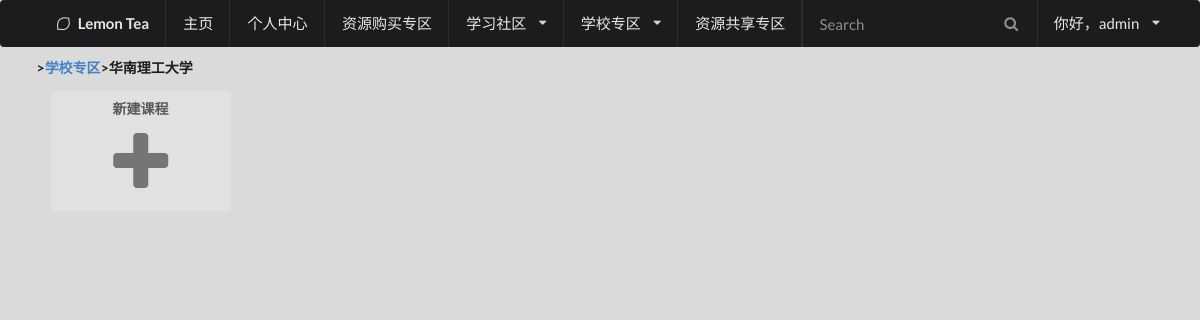
/college/2/ (signed in), run on an earlier commit of the app's database.
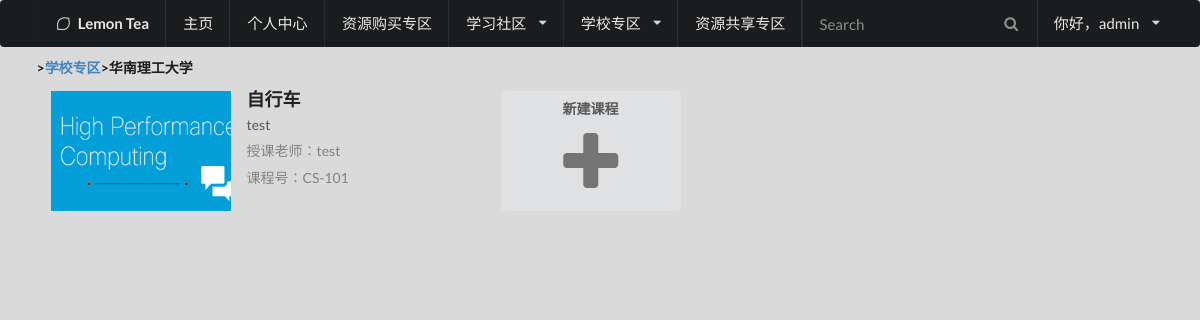
And on a later commit of the database.
### LemonApp/models.py (models this page shows, shortened)
class Course(models.Model):
    college_id = models.ForeignKey(College, on_delete=models.CASCADE)
    creator_id = models.ForeignKey(Account, on_delete=models.CASCADE)
    course_order = models.IntegerField("课程编号", null=True)
    course_identifier = models.CharField("课程号", max_length=50)
    title = models.CharField("课程名称", max_length=50)
    image = models.ImageField("课程图片", upload_to="CoursePhoto/", null=True, default="CoursePhoto/default.png")
    description = models.TextField("课程介绍")
    teacher = models.CharField("授课老师", max_length=50)
    class Meta:
        unique_together = ("id", "college_id", "creator_id")
        db_table = "Course"

### LemonApp/views.py (the view)
# urls.py: url(r'^college/[0-9]+/$', views.courses, name='courses'),
def courses(request):
	college_list = College.objects.all()
	error_type = tips(request)
	if error_type > 0:
		return render(request,'tips.html', locals())
	path = request.path
	URL_list = path.split('/')
	college_id = int(URL_list[2])
	college = College.objects.filter(id=college_id)[0]
	CourseList = Course.objects.filter(college_id=college)
	return render(request,'courses.html', locals())

### LemonApp/templates/courses.html (shortened to what this page needs)
{% load static %}
<!DOCTYPE html>
<html>
<head>
    <link rel="stylesheet" type="text/css" href="{% static 'semantic.css' %}">
</head>
<body>
	{% include "HeaderMenu.html"%}
<div class = "ui main container">
  <h5 class="ui header">><a href="/colleges/">学校专区</a>>{{ college.name }}</h5>
<div class="ui two column doubling stackable grid container">
{% for course in CourseList %}
  <div class="column">
<div class="ui items">
  <div class="item">
    <div class="image">
      <a href="course/{{ course.id }}/"><img src= "/LemonApp/media/{{ course.image }}" style="height:120px;width:180px;object-fit:cover;"></a>
    </div>
    <div class="content">
      <a href="course/{{ course.id }}/" class="header">{{ course.title }}</a>
      <div class="meta">
        <span>{{ course.description }}</span>
      </div>
      <div class="extra">授课老师：{{ course.teacher }} </div>
      <div class="extra">课程号：{{ course.course_identifier }} </div>
    </div>
  </div>
</div>
  </div>
{% endfor %}
{% if request.user.permission >= 3 %}
<div class="column">
<div class="ui items">
  <div class="item">
    <div class="image">
      <a href="create_course/"><button class="ui button" style="height:120px;width:180px;object-fit:cover;"">新建课程<i class="plus icon" style="margin-left:28px;margin-top:40px;font-size:70px"></i></button></a>
    </div>
  </div>
</div>
  </div>
{% endif %}
  <div class="column">
  </div>
</div>
</div>
</body>
</html>

What changed in the data, as far as the page shows it:
added Course: image (placeholder picture), title "自行车", description "test", teacher "test", course_identifier "CS-101"
